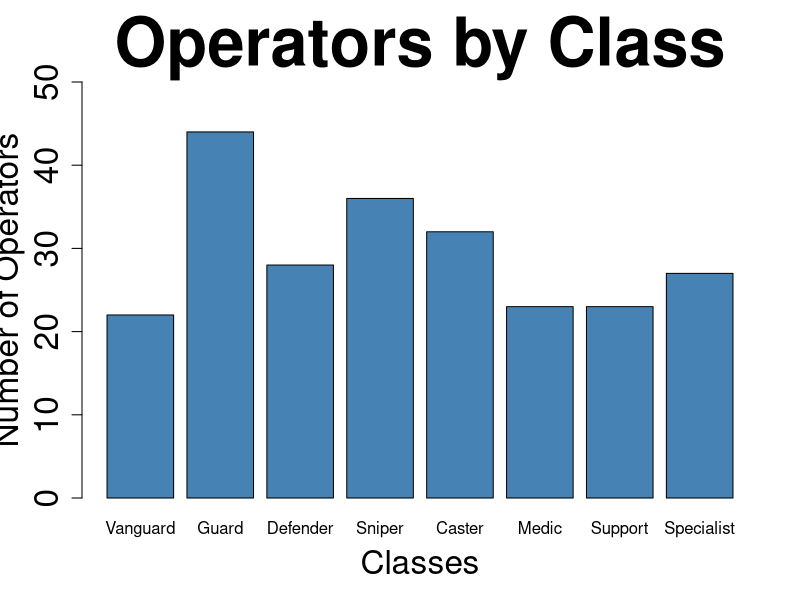
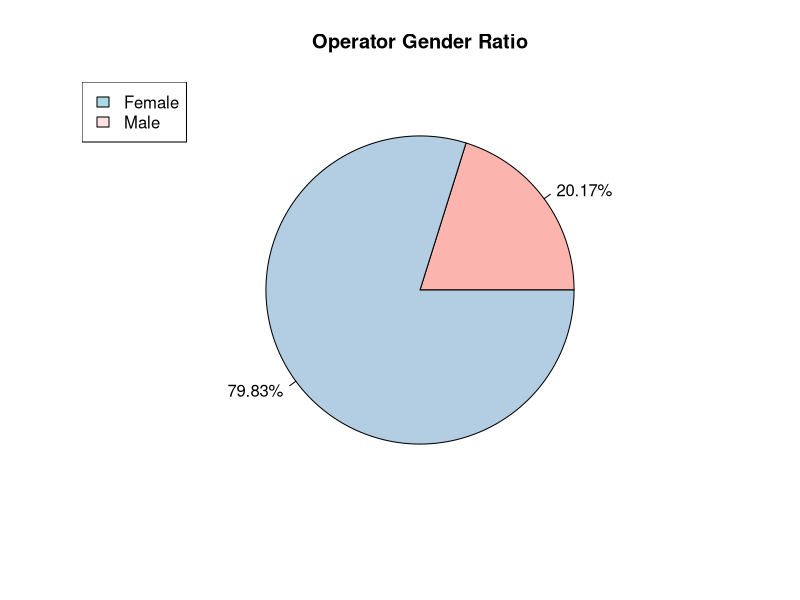
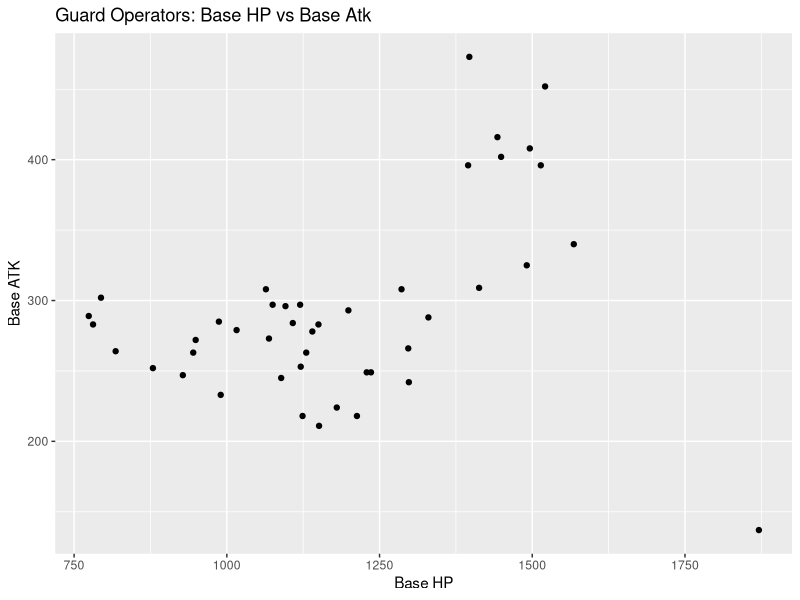

Reproduce these figures in R, in order.
# Michael K. Javner
# IT 461
# 26 Feb 2024
#
# Arknights Final Project

# Set Working Directory
setwd("G:/My Drive/School/Tacoma CC/IT 441/Scripts")

# Echo Working Directory
getwd()

# Read CSV file & saves to variable
ak_csv <- read.csv("Arknights Data.csv")

# Display available columns in CSV file
ls(ak_csv)

# Return # of total operators
length(ak_csv$name)

###########################################################
#
# Table Section
#
###########################################################

library(data.table)

# Table built containing Operators Name, Class, & Rarity
ak_table <- data.table(Name = ak_csv$name,
                       Class = ak_csv$class,
                       Rarity = ak_csv$stars)

# Display the top 25x entries
head(ak_table, 25)

###########################################################
#
# Bar Graph Section
#
###########################################################

# Returns True/False if matches "Guard" under class column
#       Parses through all Operators by class
#       Sum() function totals all True values meeting critiera
total_vanguard <- sum(ak_csv$class == "Vanguard")
total_guard <- sum(ak_csv$class == "Guard")
total_defender <- sum(ak_csv$class == "Defender")
total_sniper <- sum(ak_csv$class == "Sniper")
total_caster <- sum(ak_csv$class == "Caster")
total_medic <- sum(ak_csv$class == "Medic")
total_support <- sum(ak_csv$class == "Supporter")
total_specialist <- sum(ak_csv$class == "Specialist")

# Numbers used for bars
class_total <- c(total_vanguard, total_guard, total_defender, total_sniper, total_caster, total_medic, total_support, total_specialist)  

# x-axis Bar Labels
class_name <- c("Vanguard", "Guard", "Defender", "Sniper", "Caster", "Medic", "Support", "Specialist")                                    

# Creates the bar chart
#       xlab = x-axis label
#       ylab = y-axis label
#       col = bar graph color
#       main = title of graph
#       cex.main = title font size
#       cex.lab = x-axis font size
#       cex.axis = y-axis font size
#       ylim = creates the y-axis limits w/ range() being 0 - class_total value
#               pretty() creates a sequence of n + 1;
barplot(class_total, names.arg = class_name, xlab = "Classes",
        ylab = "Number of Operators", col = "steelblue",
        main = "Operators by Class",
        cex.main = 4.0, cex.lab = 2.0, cex.axis = 2.0,
        ylim = range(pretty(c(0, class_total))))

###########################################################
#
# Pie Chart Section
#
###########################################################

# Color Palette library
library(RColorBrewer)

# Parses through all Operators by Gender
# Sum() function totals all True values meeting critiera
total_males <- sum(ak_csv$gender == "Male")
total_females <- sum(ak_csv$gender == "Female")

# Data for Pie Chart
ak_gender <- c(total_males, total_females)

# Percentage (Label) for Pie Chart
# Equation Example => 100 * MALE / total_operators
#       round() equation to 2 decimal places
#       paste0() adds the % of String
gender_ratio <- paste0(round(100 * ak_gender / sum(ak_gender), 2), "%")

# Color for Pie Chart
color_palette <- brewer.pal(3, "Pastel1")

# Creates the pie chart
pie(ak_gender, labels = gender_ratio, main = "Operator Gender Ratio", col = color_palette)  

legend("topleft", legend = c("Female", "Male"),
       fill =  c("lightblue", "mistyrose"))

###########################################################
#
# Scatter Plot Section
#
###########################################################

library("ggplot2")

# Create Vector containing Operators Class being Guard
ak_guards <- subset(ak_csv, class == "Guard")

# Creates Scatter Plot
#       aes() maps variables to visual properties; the aesthetics
#       geom_point() used to create scatterplot
ak_plot <- ggplot(ak_guards, aes(x = base_hp, y = base_atk)) + geom_point()

# Add Labels (Title, x-axis, y-axis)
ak_plot_fin <- ak_plot + labs(x = "Base HP", y = "Base ATK", title = "Guard Operators: Base HP vs Base Atk")  

# Display the finished scatter plot
ak_plot_fin
